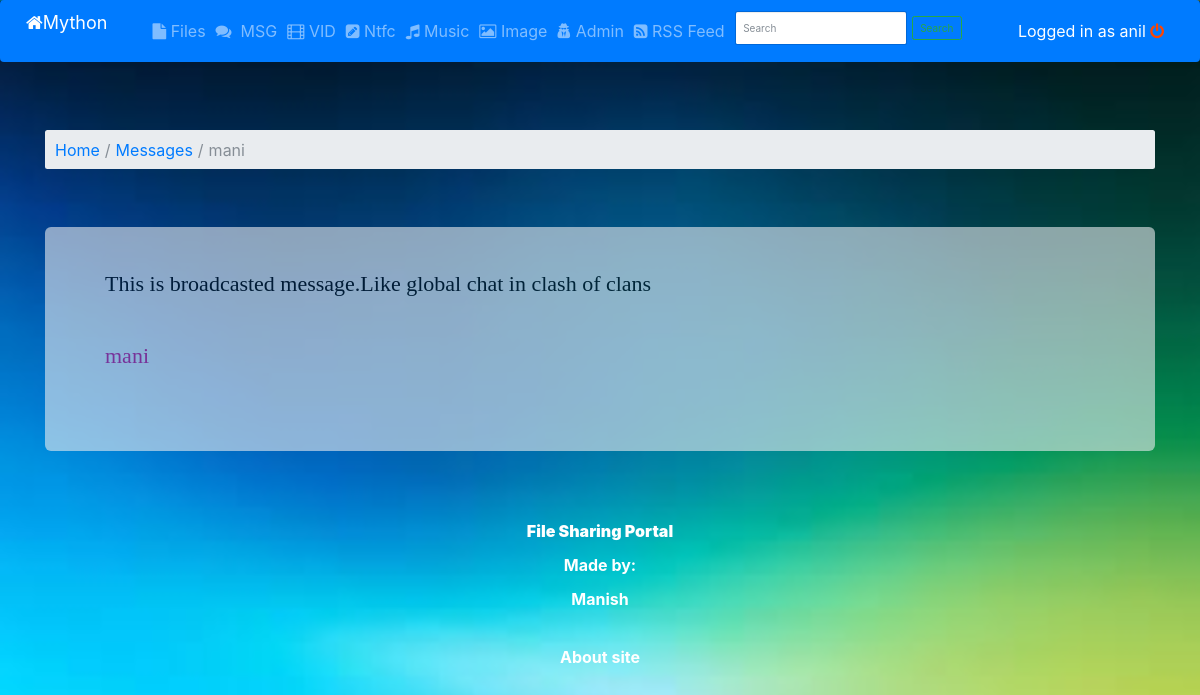
Screenshot of /webapp/message/4/ (signed in) with the database file from the repository.
### webapp/models.py (models this page shows, shortened)
class Message(models.Model):
    message = models.CharField(max_length=1000)
    sender = models.CharField(max_length=300, blank=True)

### webapp/views.py (the view)
# urls.py: url(r'^message/(?P<mid>\d+)/$', views.message, name="message"),
def message(request, mid):
    if request.user.is_authenticated():
        msg = get_object_or_404(models.Message, pk=mid)
        context = {'msg': msg}
        return render(request, 'webapp/message.html', context)
    else:
        return render(request, 'webapp/home.html', context=None)

### webapp/templates/webapp/message.html
{%  extends "webapp/includes/base.html" %}
{% block content %}
    <body style="font-size: medium;background-image:url('../../../media/assets/wall11.jpg') ;background-attachment: fixed ;background-size:100%;height: 100%">
    {% include 'webapp/includes/navbar.html' %}
<br/><div class="container">
 <br/><nav class="breadcrumb">
  <a class="breadcrumb-item" href="{% url 'webapp:index' %}">Home</a>
  <a class="breadcrumb-item" href="{% url 'webapp:messages_all' %}">Messages</a>
  <span class="breadcrumb-item active">{{ msg.sender }}</span>
</nav>
</div>
<div class="container">
    <br/>
    <br/>
    <div class="jumbotron"style="opacity: 0.6">
<p  style="font-family:'Baskerville Old Face' ;font-size: 22px;color: #000000">{{ msg.message }}</p><br/>
<p  style="font-family:'Algerian'  ;font-size: 22px;color:mediumvioletred">{{ msg.sender }}</p><br/>
</div>
    </div>
    {% include 'webapp/includes/footer.html' %}
    </body>
{%  endblock %}

### webapp/templates/webapp/includes/navbar.html (shortened to what this page needs)
{% block navbar %}
{%  load staticfiles %}
    {% block head %}
        <link rel="stylesheet" href="https://maxcdn.bootstrapcdn.com/bootstrap/3.3.7/css/bootstrap.min.css">
        <link rel="stylesheet" href="https://cdnjs.cloudflare.com/ajax/libs/font-awesome/4.7.0/css/font-awesome.min.css">
<link rel='stylesheet' href="{%  static 'css/bootstrap.min.css' %}" type='text/css'/>
{% endblock %}
        <nav class="navbar navbar-expand-lg navbar-dark bg-primary">
  <a class="navbar-brand" href="{%  url 'webapp:index' %}" style="font-size: large"><i class="fa fa-home"></i>Mython</a>
  <div class="collapse navbar-collapse" id="navbarSupportedContent">
    <ul class="navbar-nav mr-auto">
      <li class="nav-item">
        <a class="nav-link" href="{% url 'webapp:file_all' %}"><i class="fa fa-file"></i>  Files</a>
      </li>
        <li><a class="nav-link" href="{% url 'webapp:messages_all' %}" ><i class="fa fa-comments"></i>&nbsp; MSG</a>
        </li>
        <li><a class="nav-link" href="{% url 'webapp:vid_all' %}" ><i class="fa fa-film"></i> VID</a>
        </li>
      <li class="nav-item">
        <a class="nav-link" href="{% url 'webapp:notification_all' %}"><i class="fa fa-pencil-square"></i> Ntfc</a>
      </li>
      <li class="nav-item">
        <a class="nav-link" href="{% url 'webapp:album_all' %}"><i class="fa fa-music"></i> Music</a>
      </li>
        <li class="nav-item">
        <a class="nav-link" href="{% url 'webapp:img_all' %}"><i class="fa fa-picture-o"></i> Image</a>
      </li>
        <li class="nav-item">
        <a class="nav-link" href="http://127.0.0.1:8000/admin/"><i class="fa fa-user-secret"></i> Admin</a>
      </li>
      <li class="nav-item">
        <a class="nav-link " href="{% url 'webapp:rss' %}"><i class="fa fa-rss-square">  </i>  RSS Feed</a>
      </li>
    <li class="nav-link">
    <form class="form-inline my-2 my-lg-0" method="get" action="{% url 'webapp:search' %}">
      <input class="form-control mr-sm-2" type="text" placeholder="Search" aria-label="Search" name="q">
      <button class="btn btn-outline-success my-2 my-sm-0" type="submit">Search</button>
    </form>
    </li>
    </ul>
        <a class="nav-link " href="{% url 'webapp:user_logout' %}" style="color: inherit">Logged in as {{ request.user.first_name }} <i class="fa fa-power-off" style="color: orangered" href="{% url 'webapp:user_logout' %}">  </i> </a>
  </div>
</nav>
{% endblock %}

### rows the page displays
Message: sender "mani", message "This is broadcasted message.Like global chat in clash of clans"

### other values shown
{{ request.user.first_name }} "anil"
